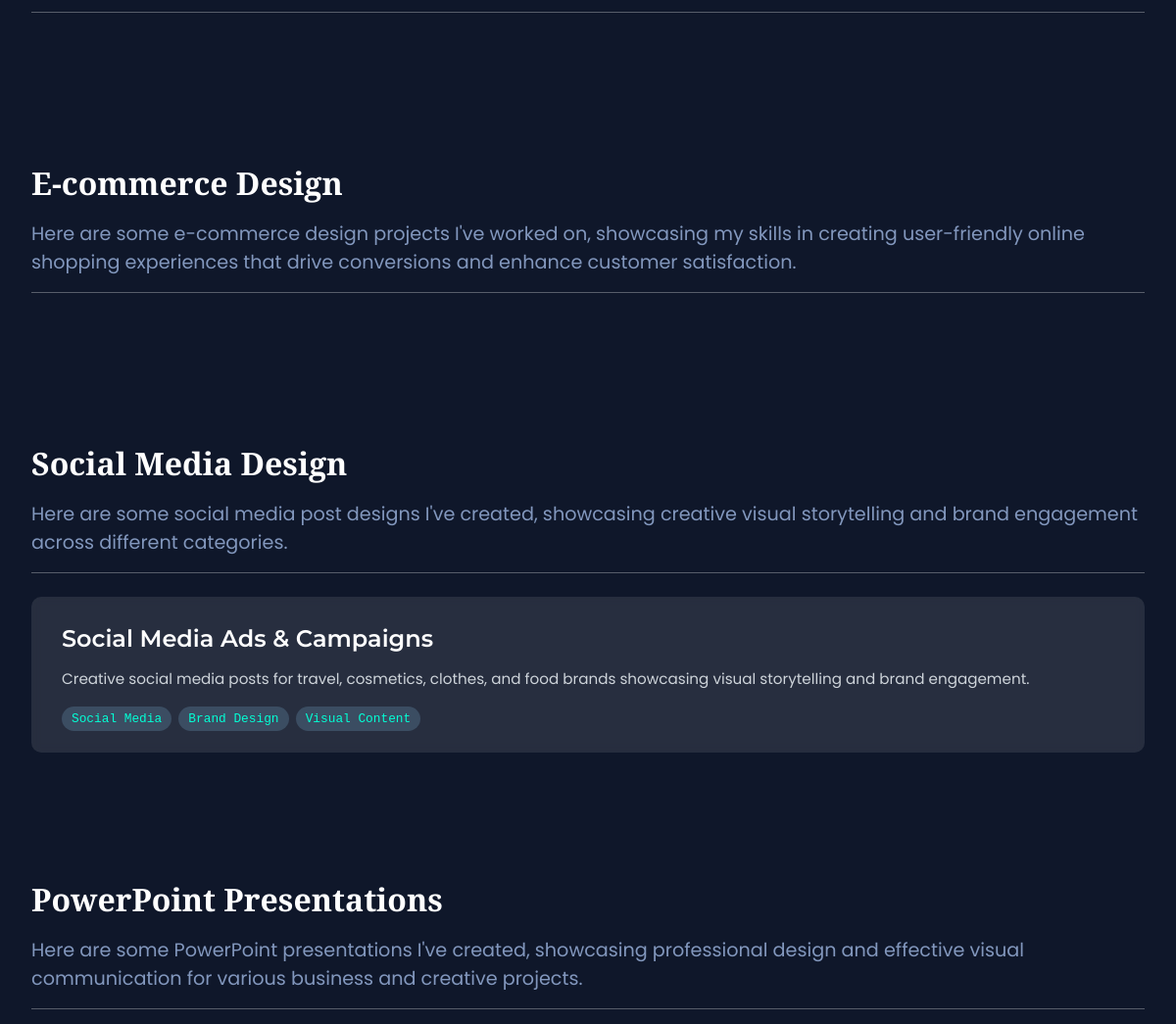
The app's page / (middle part), older data.
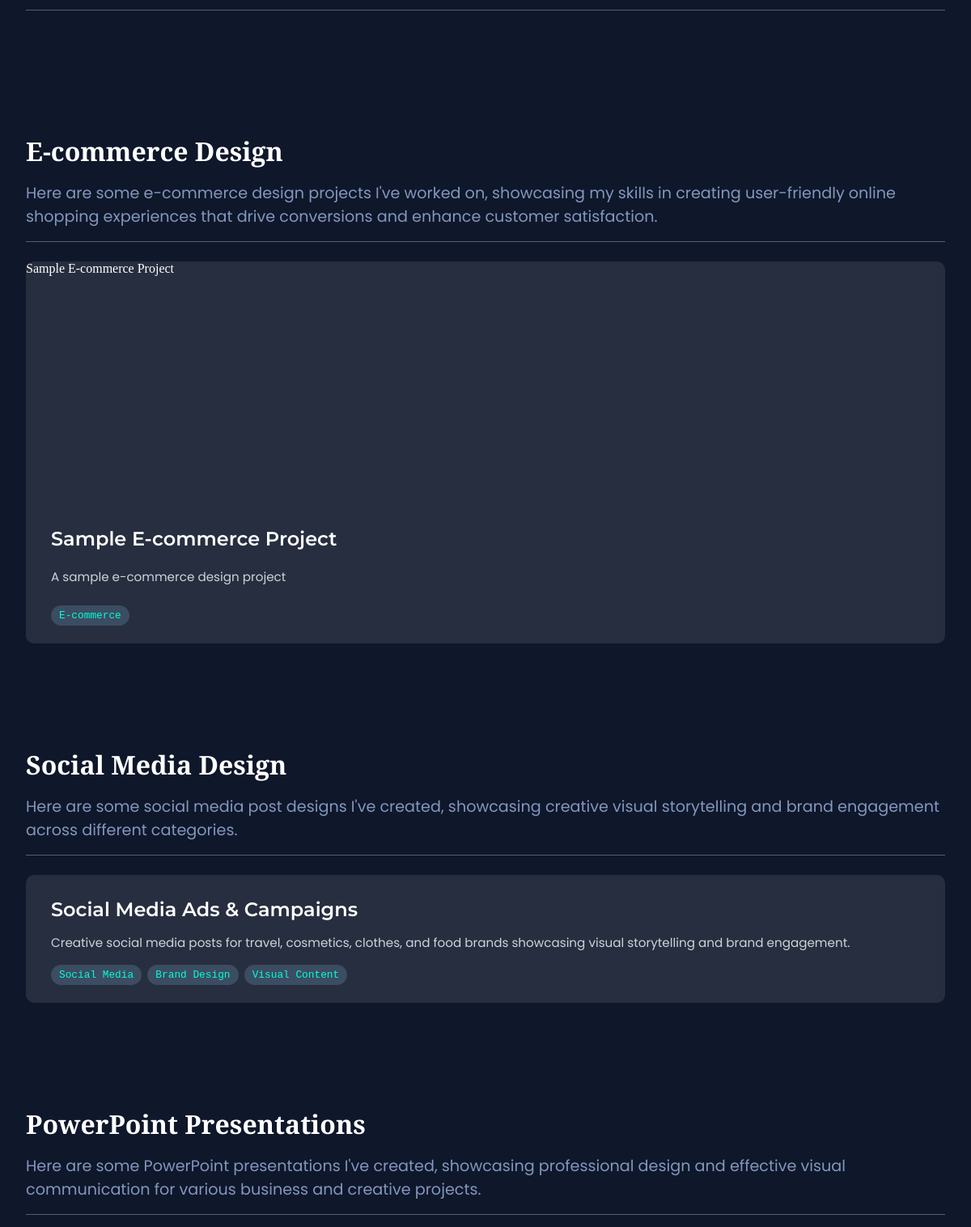
The same page, newer data.
### portfolioapp/models.py (models this page shows, shortened)
class EcommerceProject(models.Model):
    title = models.CharField(max_length=128)
    description = models.TextField()
    image = models.ImageField(upload_to='images/ecommerce/')
    link = models.URLField(blank=True)
    date_posted = models.DateTimeField(auto_now_add=True, null=True)
    order = models.IntegerField(default=0)
    tags = models.ManyToManyField(Tag, blank=True)
    about_project = models.TextField(
        blank=True, help_text="About project section content")
    goals = models.TextField(blank=True, help_text="Goals section content")
    tools_apps = models.TextField(
        blank=True, help_text="Tools & Apps section content")
    design_process_image = models.ImageField(
        upload_to='images/ecommerce/process/', blank=True, help_text="Design process section image")
    user_interface_image = models.ImageField(
        upload_to='images/ecommerce/ui/', blank=True, help_text="User interface section image")
    mobile_design_image = models.ImageField(
        upload_to='images/ecommerce/mobile/', blank=True, help_text="Mobile design section image")
    product_pages_image = models.ImageField(
        upload_to='images/ecommerce/products/', blank=True, help_text="Product pages section image")
    checkout_flow_image = models.ImageField(
        upload_to='images/ecommerce/checkout/', blank=True, help_text="Checkout flow section image")
    others_image = models.ImageField(
        upload_to='images/ecommerce/others/', blank=True, help_text="Others section image")
    class Meta:
        ordering = ['order']
        verbose_name = 'E-commerce Design'
        verbose_name_plural = 'E-commerce Design'

class Tag(models.Model):
    name = models.CharField(max_length=50)

### portfolioapp/views.py (the view)
# urls.py: 2. Add a URL to urlpatterns:  path('', views.home, name='home')
def home(request):
    projects = Project.objects.all()
    branding_projects = BrandingProject.objects.all()
    social_media_posts = SocialMediaPost.objects.all()
    mobile_landing_pages = MobileLandingPage.objects.all()
    ecommerce_projects = EcommerceProject.objects.all()
    powerpoint_presentations = PowerPointPresentation.objects.filter(is_active=True)
    return render(request, 'portfolioapp/home.html', {
        'projects': projects,
        'branding_projects': branding_projects,
        'social_media_posts': social_media_posts,
        'mobile_landing_pages': mobile_landing_pages,
        'ecommerce_projects': ecommerce_projects,
        'powerpoint_presentations': powerpoint_presentations
    })

### portfolioapp/templates/portfolioapp/home.html (shortened to what this page needs)
{% load static %}
<!DOCTYPE html>
<html lang="en">
  <head>
    <link
      rel="stylesheet"
      type="text/css"
      href="{% static 'css/styles.css' %}?v=2025-01-27-v11"
    />
    <link
      rel="stylesheet"
      type="text/css"
      href="{% static 'css/accordion.css' %}"
    />
    <link
      rel="stylesheet"
      type="text/css"
      href="{% static 'css/circular-text.css' %}"
    />
    <link
      rel="stylesheet"
      type="text/css"
      href="{% static 'css/cursor-follow.css' %}"
    />
  </head>
  <body>
    <div class="container">
      <section id="branding" class="portfolio">
        <div class="dashed-line"></div>
      </section>
      <section id="ecommerce-design" class="portfolio">
        <h2>E-commerce Design</h2>
        <p>
          Here are some e-commerce design projects I've worked on, showcasing my
          skills in creating user-friendly online shopping experiences that
          drive conversions and enhance customer satisfaction.
        </p>
        <div class="dashed-line"></div>
        <div class="portfolio-grid">
          {% for ecommerce_project in ecommerce_projects %}
          <a
            href="{% url 'ecommerce_detail' ecommerce_project.id %}"
            class="ecommerce-link"
          >
            <div
              class="portfolio-item"
              data-link="{{ ecommerce_project.link }}"
            >
              <div class="image-container">
                {% if ecommerce_project.image %}
                <img
                  src="{{ ecommerce_project.image.url }}"
                  alt="Screenshot of {{ ecommerce_project.title }}"
                />
                {% else %}
                <div class="placeholder-image">
                  <span>{{ ecommerce_project.title }}</span>
                </div>
                {% endif %}
              </div>
              <div class="portfolio-text">
                <h3>{{ ecommerce_project.title }}</h3>
                <p>{{ ecommerce_project.description }}</p>
                <ul class="tag-list">
                  {% for tag in ecommerce_project.tags.all %}
                  <li class="tag-item">{{ tag.name }}</li>
                  {% endfor %}
                </ul>
              </div>
            </div>
          </a>
          {% endfor %}
        </div>
      </section>
      <section id="social-media" class="portfolio">
        <h2>Social Media Design</h2>
        <p>
          Here are some social media post designs I've created, showcasing
          creative visual storytelling and brand engagement across different
          categories.
        </p>
        <div class="dashed-line"></div>
        <div class="portfolio-grid">
          {% if social_media_posts %}
          {% with social_media_posts|first as first_post %}
          <a
            href="{% url 'social_media_detail' first_post.id %}"
            class="social-media-link"
          >
            <div class="portfolio-item">
              <div class="image-container">
                {% if first_post.preview_image %}
                <img
                  src="{{ first_post.preview_image.url }}"
                  alt="{{ first_post.title }} Preview"
                />
                {% elif first_post.image %}
                <img
                  src="{{ first_post.image.url }}"
                  alt="{{ first_post.title }} Preview"
                />
                {% else %}
                <img
                  src="{% static 'images/social-media-preview.jpg' %}"
                  alt="Social Media Design Preview"
                  onerror="this.style.display='none'"
                />
                {% endif %}
              </div>
              <div class="portfolio-text">
                <h3>Social Media Design</h3>
                <p>
                  Creative social media posts for travel, cosmetics, clothes,
                  and food brands showcasing visual storytelling and brand
                  engagement.
                </p>
                <ul class="tag-list">
                  <li class="tag-item">Social Media</li>
                  <li class="tag-item">Brand Design</li>
                  <li class="tag-item">Visual Content</li>
                </ul>
              </div>
            </div>
          </a>
          {% endwith %}
          {% else %}
          <a href="#" class="social-media-link">
            <div class="portfolio-item">
              <div class="portfolio-text">
                <h3>Social Media Ads & Campaigns</h3>
                <p>
                  Creative social media posts for travel, cosmetics, clothes,
                  and food brands showcasing visual storytelling and brand
                  engagement.
                </p>
                <ul class="tag-list">
                  <li class="tag-item">Social Media</li>
                  <li class="tag-item">Brand Design</li>
                  <li class="tag-item">Visual Content</li>
                </ul>
              </div>
            </div>
          </a>
          {% endif %}
        </div>
      </section>
      <section id="powerpoint-presentations" class="portfolio">
        <h2>PowerPoint Presentations</h2>
        <p>
          Here are some PowerPoint presentations I've created, showcasing
          professional design and effective visual communication for various
          business and creative projects.
        </p>
        <div class="dashed-line"></div>
      </section>
    </div>
    <link
      rel="stylesheet"
      href="https://cdnjs.cloudflare.com/ajax/libs/animate.css/4.1.1/animate.min.css"
    />
  </body>
</html>

### static/css/styles.css (style rules this page uses)
* { margin: 0; padding: 0; box-sizing: border-box; }
html, body { background-color: #0f172a; min-height: 100%; image-rendering: -webkit-optimize-contrast; image-rendering: crisp-edges; }
body { overflow-x: hidden; }
.container { max-width: 1200px; margin-inline: auto; padding: 0 2rem; }
.portfolio, .previous-role { scroll-margin-top: 100px; }
h1, h2 { font-family: "Libre Baskerville", serif; }
p, .nav-links li { font-family: "Poppins", sans-serif; }
.portfolio h2, .previous-role h2, .client-experience h2, .contact h2, .table-of-content h2 { color: white; font-size: 2rem; text-align: left; font-weight: bold; }
.portfolio p, .previous-role p, .client-experience p, .contact p, .table-of-content p { font-size: 1.2rem; color: #8297bd; margin: 1rem 0; display: block; }
.dashed-line { border-top: 1.5px solid rgba(255, 255, 255, 0.3); margin-bottom: 1.5rem; width: 100%; box-sizing: border-box; }
.portfolio-link, .portfolio-text h3 { text-decoration: none; }
.portfolio-item { pointer-events: auto; }
.portfolio-grid { display: grid; grid-template-columns: repeat(2, 1fr); gap: 1.2rem; }
#social-media .portfolio-grid { grid-template-columns: 1fr; }
#social-media .social-media-link { text-decoration: none !important; color: inherit; display: block; transition: all 0.3s ease; }
#ecommerce-design .portfolio-grid { grid-template-columns: 1fr; max-width: 100%; gap: 2rem; }
#ecommerce-design .portfolio-item { display: flex; flex-direction: column; }
#ecommerce-design .image-container { overflow: hidden; flex-shrink: 0; height: 300px; }
#ecommerce-design .portfolio-text { flex: 1; display: flex; flex-direction: column; gap: 0.4rem; }
#ecommerce-design .portfolio-item p { font-size: 0.95rem; color: #ced4da; display: -webkit-box; -webkit-box-orient: vertical; -webkit-line-clamp: 3; line-clamp: 3; overflow: hidden; text-overflow: ellipsis; text-align: left; }
#ecommerce-design .tag-list { margin-top: 0px !important; margin-bottom: 0px !important; padding-top: 0; min-height: 25px; list-style: none; padding: 0; display: flex; flex-wrap: wrap; align-items: flex-start; }
#ecommerce-design .ecommerce-link { text-decoration: none !important; color: inherit; }
#ecommerce-design .portfolio-item h3 { color: inherit; text-decoration: none; font-family: 'Montserrat'; font-weight: 600; }
.portfolio-item { background-color: rgba(255, 255, 255, 0.1); backdrop-filter: blur(5px); color: white; border-radius: 10px; overflow: hidden; transition: filter 0.3s ease; }
.image-container { width: 100%; max-width: 100%; overflow: hidden; }
.portfolio-text { padding: 28px 26px 22px 31px; }
.portfolio-text h3, .role-item h3 { font-size: 1.5rem; font-family: 'Montserrat'; font-weight: 600; }
.portfolio-item p { font-size: 0.95rem; color: #ced4da; width: auto; display: -webkit-box; -webkit-box-orient: vertical; -webkit-line-clamp: 3; line-clamp: 3; overflow: hidden; text-overflow: ellipsis; line-height: 1.5; max-height: calc(1.5em * 3); text-align: left; }
.tag-list { list-style: none; padding: 0; display: flex; flex-wrap: wrap; gap: 7.2px; }
.tag-item { background-color: #3b4d62; color: #03ffd5; padding: 5px 10px; border-radius: 25px; font-size: 0.8rem; font-weight: 500; display: inline-block; font-family: "Courier Prime", monospace; }
.portfolio { margin: 8rem 0; }
html { scroll-behavior: smooth; }

### static/css/cursor-follow.css (style rules this page uses)
body { cursor: none; }
a, button, .clickable { cursor: none; }

Row changes from the older to the newer data that the page shows:
added EcommerceProject: title "Sample E-commerce Project", description "A sample e-commerce design project"
added Tag: name "E-commerce"
